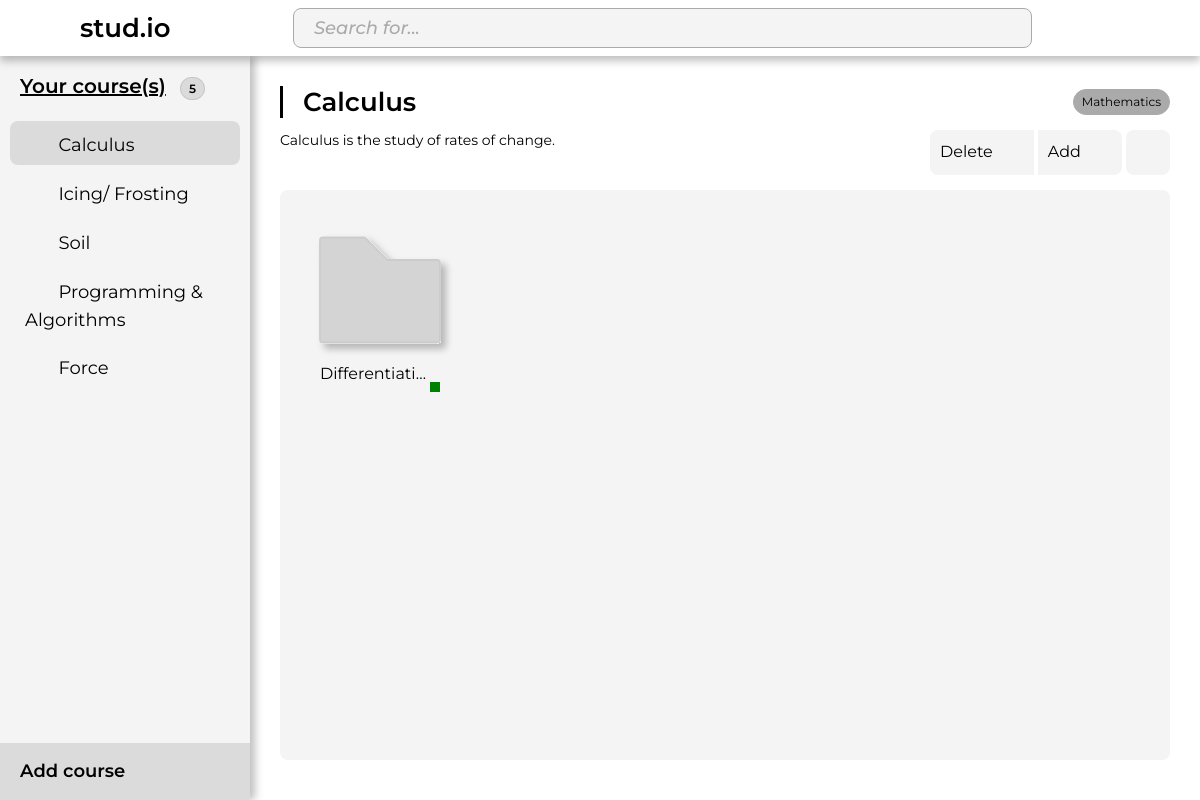
Screenshot of /Dev/Dashboard?id=2 (signed in) with the database file from the repository.
### tables this page shows
CREATE TABLE `course` (
  `course_ID` int(11) NOT NULL,
  `c_name` varchar(100) NOT NULL,
  `c_description` varchar(150) NOT NULL,
  `c_type_ID` int(11) DEFAULT NULL,
  `user_ID` int(11) NOT NULL
);

CREATE TABLE `course_type` (
  `c_type_ID` int(11) NOT NULL,
  `c_type` varchar(50) NOT NULL
);

CREATE TABLE `topic` (
  `topic_ID` int(11) NOT NULL,
  `topic_name` varchar(100) NOT NULL,
  `topic_description` varchar(150) NOT NULL,
  `difficulty_ID` int(11) DEFAULT NULL,
  `course_ID` int(11) NOT NULL
);

### Dev/Dashboard/sidebar.php (shortened to what this page needs)
<?php
include '../config.php';
$query = mysqli_query($conn, "SELECT * FROM course where user_ID='$_SESSION[id]';");
$count = mysqli_num_rows($query);
?>
<div class="sidebar">
  <div class="header-box">
    <span class="header">Your course(s)</span>
    <span class="course-badge"><?php echo $count; ?></span>
  </div>
  <ul id="course-lists" class="course-lists list-unstyled">
    <?php
    if ($count != '0') {
      while ($row = mysqli_fetch_array($query)) {
        $id = $row['course_ID'];
        if ($id == $_GET['id']) { ?>
          <li class="course active"><?php
        } else { ?>
          <li class="course"><?php
        }?>
          <a href="<?php echo '?id='.$id; ?>" class="course-list text-decoration-none d-block">
            <span class="course-title">
              <i class="fal fa-regular fa-book"></i>
              <?php echo $row['c_name']; ?>
            </span>
          </a>
        </li>
    <?php
      }
    }
    ?>
  </ul>
  <ul id="course-add" class="course-add list-unstyled">
    <li class=""><a class="text-decoration-none d-flex justify-content-between">Add course<i class="fal fa-solid fa-plus"></i></a></li>
  </ul>
</div>

### Dev/Dashboard/course.php (shortened to what this page needs)
<?php
include '../config.php';
$get_id = $_GET['id'];
$user_ID = "$_SESSION[id]";
$sql = "SELECT * FROM course where user_ID='$user_ID' AND course_ID='$get_id';";
$result = $conn->query($sql);
$c_name = $c_description = $c_type_ID = "";
if ($result->num_rows > 0) {
    while ($row = $result->fetch_assoc()) {
        $c_name = $row["c_name"];
        $c_description = $row["c_description"];
        $c_type_ID = $row["c_type_ID"];
    }
}
$query = "SELECT * FROM course_type where c_type_ID='$c_type_ID';";
$result = $conn->query($query);
$c_type = "";
if ($result->num_rows > 0) {
    while ($row = $result->fetch_assoc()) {
        $c_type = $row["c_type"];
    }
}
?>
<div class="dashboard-container">
    <div class="dashboard-header">
        <div class="dashboard-title-box">
            <span id="course-header-title" class="course-header-title" contenteditable="true" data-toggle="tooltip" data-placement="left" title="Click to edit course title" value=><?php echo $c_name; ?></span>
            <span class="course-type"><?php echo $c_type; ?></span>
        </div>
        <div class="dashboard-description-box">
            <span id="course-description" class="course-description" contenteditable="true" data-toggle="tooltip" data-placement="left" title="Click to edit course description"><?php echo $c_description; ?></span>
            <div class="dashboard-action-buttons-box">
                <div class="dashboard-action-buttons">
                    <button id="course-delete" class="action-btn" type="button" data-id="<?php echo $get_id; ?>" onclick="deleteCourse(<?php echo $get_id; ?>)">
                        Delete <i class="fal fa-regular fa-trash"></i>
                    </button>
                    <button id="topic-add" class="action-btn" type="button">
                        Add <i class="fal fa-regular fa-plus"></i>
                    </button>
                </div>
                <div class="dashboard-action-buttons">
                    <button id="viewButton" class="dashboard-action-button action-btn" type="button" onclick="changeView()">
                        <i class="fal fa-regular fa-list"></i>
                    </button>
                </div>
            </div>
        </div>
    </div>
    <div id="dashboard-content" class="dashboard-content">
        <?php
        include '../config.php';
        $get_id = $_GET['id'];
        $query = mysqli_query($conn, "SELECT * FROM topic where course_ID='$get_id';");
        $count = mysqli_num_rows($query);
        if ($count != '0') {
            include 'topic.php';
        } else {
            include 'topic_invalid.php';
        }
        ?>
    </div>
</div>

### Dev/Dashboard/topic.php (shortened to what this page needs)
<?php
include '../config.php';
$get_id = $_GET['id'];
$query = mysqli_query($conn, "SELECT * FROM topic where course_ID='$get_id';");
$count = mysqli_num_rows($query);
?>
<div id="topic-lists" class="topic-lists">
    <?php
    if ($count != '0') {
        while ($row = mysqli_fetch_array($query)) {
            $topic_ID = $row['topic_ID'];
            $difficulty = '';
            if ($row['difficulty_ID'] == 1) {
                $difficulty = "difficulty-beginner";
            } else if ($row['difficulty_ID'] == 2) {
                $difficulty = "difficulty-intermediate";
            } else {
                $difficulty = "difficulty-advanced";
            }
    ?>
            <div class="dashboard-topic">
                <a href="<?php echo '../Topic?id=' . $topic_ID; ?>">
                    <span class="svg svg-folder"></span>
                    <span class="dashboard-topic-group">
                        <span class="dashboard-topic-title"><?php echo $row['topic_name']; ?></span>
                        <span class="dashboard-topic-difficulty <?php echo $difficulty; ?>"></span>
                    </span>
                </a>
                <i class="fal fa-solid fa-ellipsis-h" onclick="toggleEllipsisFunction(<?php echo $topic_ID; ?>)"></i>
            </div>
    <?php
        }
    }
    ?>
</div>

### Style/style.css (style rules this page uses)
* { margin: 0; padding: 0; font-family: 'Montserrat'; color: var(--font); }

### Style/index.css (style rules this page uses)
body { background: var(--bg) !important; }
.fal { font-size: 24px; display: inline-flex !important; align-items: center; }
.svg { width: 30px; }
.action-btn { border-radius: 0px; border: none; background-color: var(--action-btn-bg); color: var(--action-btn-font); font-size: 16px; padding: 10px; outline: none; }
.action-btn:first-child { border-radius: 8px 0 0 8px; }
.action-btn:last-child { border-radius: 0 8px 8px 0; }
.action-btn .fal { vertical-align: middle; margin-left: 8px; }
.difficulty-beginner { background: #008000; }

### Style/Dashboard/dashboard.css (style rules this page uses)
.dashboard-container { width: 100%; height: 100%; padding: 30px; }
.dashboard-header { width: 100%; margin-bottom: 10px; }
.dashboard-title-box { width: 100%; display: inline-flex; justify-content: space-between; border-left: 3px solid var(--font); margin-bottom: 10px; }
.dashboard-description-box { width: 100%; display: inline-flex; justify-content: space-between; margin-bottom: 5px; }
.course-header-title { font: var(--font); font-weight: 600; font-size: 26px; margin-left: 20px; align-self: center; line-height: normal; max-width: 50%; overflow: hidden; text-overflow: ellipsis; display: -webkit-box; -webkit-line-clamp: 1; line-clamp: 1; -webkit-box-orient: vertical; }
.course-description { font-size: 14px; max-width: calc(60% - 60px); overflow: hidden; text-overflow: ellipsis; display: -webkit-box; -webkit-line-clamp: 2; line-clamp: 2; -webkit-box-orient: vertical; }
.course-type { background: var(--textbox-border); border: 1px solid var(--textbox-border); border-radius: 18px; font-size: 12px; color: var(--font); height: max-content; padding: 3px 8px; align-self: center; }
.dashboard-action-buttons-box { float: right; }
.dashboard-action-buttons { display: inline; }
.dashboard-action-button { border-radius: 8px !important; }
.dashboard-action-button .fal { margin: 0; width: 24px; justify-content: center; }
.dashboard-content { height: calc(100vh - 230px); background-color: var(--container-bg-1); border-radius: 8px; padding: 10px; overflow-y: overlay; display: flex; text-align: center; align-content: flex-start; flex-wrap: wrap; }
.dashboard-topic { max-width: 180px; max-height: 210px; cursor: pointer; }
.dashboard-topic a { text-decoration: none; display: contents; }
.dashboard-topic .fal { position: relative; top: -200px; right: -50px; border-radius: 20px; text-align: center; color: var(--icon); font-weight: 500; text-decoration: none; }
.dashboard-topic .svg { width: 180px; }
.dashboard-topic-group { top: -25px; position: relative; align-items: center; display: inline-flex; justify-content: space-between; width: 100%; padding: 0 30px; }
.dashboard-topic-title { max-width: 110px; height: 50px; overflow: hidden; text-align: start; text-overflow: ellipsis; }
.dashboard-topic-difficulty { width: 10px; height: 10px; display: inline-block; }
.topic-lists { display: flex; text-align: center; align-content: flex-start; flex-wrap: wrap; }

### Style/svg.css (style rules this page uses)
.svg-folder { content: url("../Svg/folder.svg"); }

### Style/Dashboard/sidebar.css (style rules this page uses)
.sidebar { background: var(--sidebar-bg); min-width: 250px; max-width: 250px; box-shadow: 5px 0px 8px rgba(0, 0, 0, 0.25); transition: all 0.3s; display: block; }
.header-box { padding: 15px 0 15px 20px; }
.header { text-decoration-line: underline; font-weight: 600; font-size: 20px; line-height: 30px; margin: 0; }
.course-badge { background: var(--sidebar-item-bg-selected);; border: 1px solid var(--sidebar-item-bg-selected);; border-radius: 18px; font-size: 12px; font-weight: 600; color: var(--font); padding: 3px 8px; margin-left: 10px; }
.sidebar .course { border-radius: 8px; margin: 5px 0; }
.sidebar .course.active { background: var(--sidebar-item-bg-selected); }
.sidebar .course.active a, .sidebar .course.active a:hover { color: var(--font-hover); }
.sidebar li a { color: var(--font); }
.course-lists { margin: 0 10px; overflow-y: auto; max-height: calc(100vh - 12rem); }
.course-list { padding: 5px 15px 5px 15px; }
.course-list .fal { padding: 5px; }
.course-title { font-size: 18px; font-weight: 400; overflow: hidden; text-overflow: ellipsis; display: -webkit-box; -webkit-line-clamp: 2; line-clamp: 2; -webkit-box-orient: vertical; }
.course-add { position: fixed; min-width: 250px; max-width: 250px; bottom: 0; margin: 0; padding: 15px 20px !important; background: var(--sidebar-button-bg); font-weight: 600; font-size: 18px; transition: all 0.3s ease; overflow: hidden; cursor: pointer; }

### rows the page displays
course: c_name "Calculus", c_description "Calculus is the study of rates of change."
course: c_name "Icing/ Frosting"
course: c_name "Soil"
course: c_name "Programming & Algorithms"
course: c_name "Force"
course_type: c_type "Mathematics"
topic: topic_name "Differentiati…"

### other values shown
$count "5"
